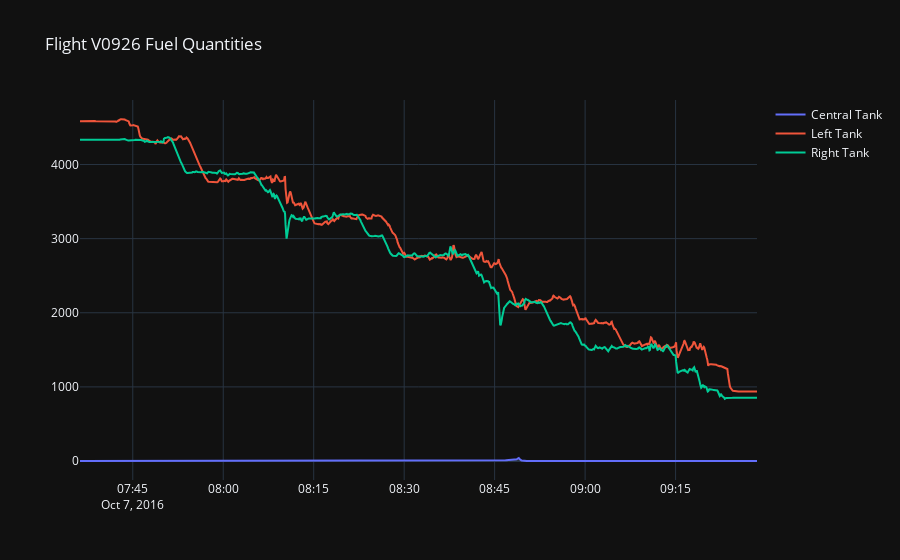

The notebook cell this image was saved under:
### Code cell
fig = go.Figure()

fig.add_trace(go.Scatter(x=singleflightdata.UTC_TIME, y=singleflightdata.VALUE_FUEL_QTY_CT, mode='lines', name='Central Tank'))
fig.add_trace(go.Scatter(x=singleflightdata.UTC_TIME, y=singleflightdata.VALUE_FUEL_QTY_LXT, mode='lines', name='Left Tank' ))
fig.add_trace(go.Scatter(x=singleflightdata.UTC_TIME, y=singleflightdata.VALUE_FUEL_QTY_RXT, mode='lines', name='Right Tank' ))

fig.update_layout(title=f'Flight {flightIwant} Fuel Quantities', template='plotly_dark')

### Figure 1 — Plotly figure (JSON) as saved in the notebook; plotly's stock layout.template omitted (floating-point values rounded to 4 significant figures; data arrays with more than 128 entries replaced by an {"elided": "..."} marker saying what was removed)
{"data": [{"mode": "lines", "name": "Central Tank", "type": "scatter", "x": {"elided": "1348 str values"}, "y": {"elided": "1348 float values"}}, {"mode": "lines", "name": "Left Tank", "type": "scatter", "x": {"elided": "1348 str values"}, "y": {"elided": "1348 float values"}}, {"mode": "lines", "name": "Right Tank", "type": "scatter", "x": {"elided": "1348 str values"}, "y": {"elided": "1348 float values"}}], "layout": {"title": {"text": "Flight V0926 Fuel Quantities"}}}
